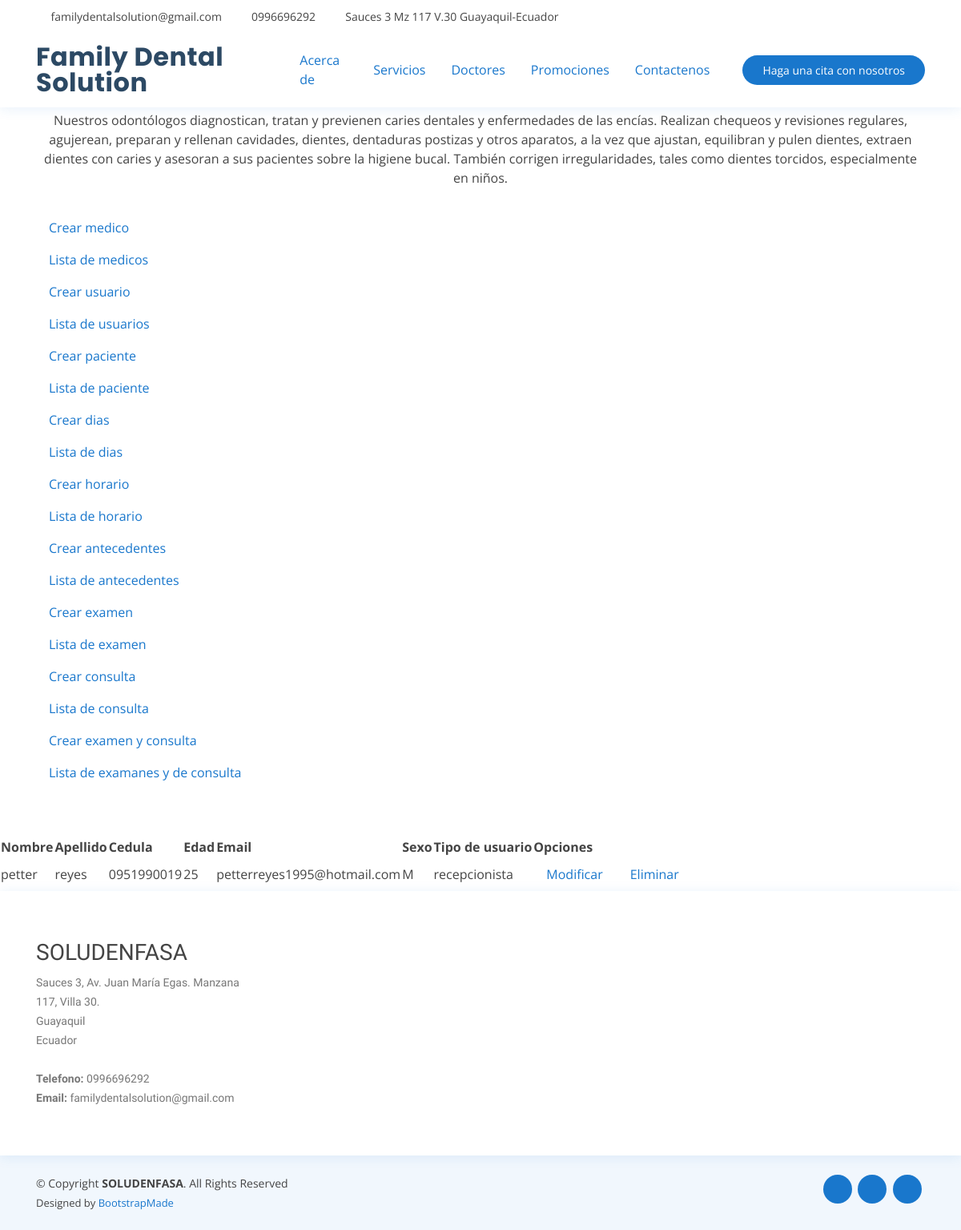
/medicos/usuario/, run on an earlier commit of the app's database.
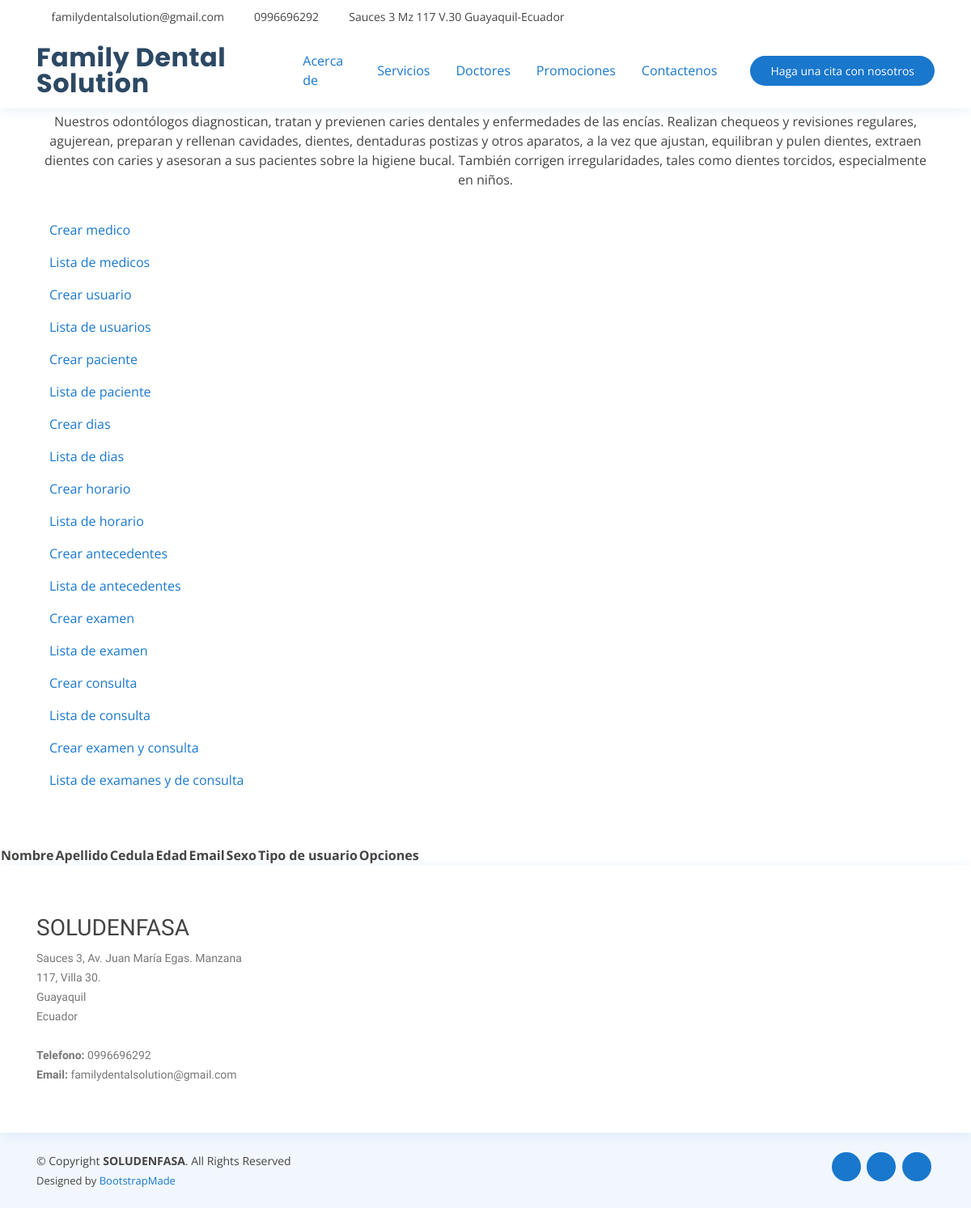
And on a later commit of the database.
### medicos/models.py (models this page shows, shortened)
class Usuario(models.Model):
    nombre = models.CharField(blank=False, max_length=200)
    apellido = models.CharField(max_length=200)
    cedula = models.CharField(max_length=200)
    edad = models.IntegerField()
    email = models.EmailField()
    sexo = models.CharField(max_length=1)
    tipousuario = models.CharField(max_length=200)
    estado = models.IntegerField(default=1)  # 1 si esta activo y 2 si esta eliminado
    created = models.DateTimeField(auto_now_add=True)
    updated = models.DateTimeField(auto_now=True)
    class Meta:
        db_table = "tr_usuario"
        verbose_name = "usuario"
        verbose_name_plural = "usuarios"

### medicos/views.py (the view)
# urls.py: path('usuario/', views.consultarusuario, name="usuario"),
def consultarusuario(request, plantilla="consultarusuario.html"):
    usuario = Usuario.objects.all()
    data = {
        'usuario':usuario
    }
    return render(request, plantilla, data)

### medicos/templates/consultarusuario.html
{% extends "crearusuario.html" %}
{% load static %}
{% block content %}
    <table>
        <tr>
            <th>Nombre</th>
            <th>Apellido</th>
            <th>Cedula</th>
            <th>Edad</th>
            <th>Email</th>
            <th>Sexo</th>
            <th>Tipo de usuario</th>
            <th>Opciones</th>
        </tr>
        {% for p in usuario %}
        <tr>
            <td>{{ p.nombre }}</td>
            <td>{{ p.apellido }}</td>
            <td>{{ p.cedula }}</td>
            <td>{{ p.edad }}</td>
            <td>{{ p.email }}</td>
            <td>{{ p.sexo }}</td>
            <td>{{ p.tipousuario }}</td>
            <td><a class="nav-link" href="{% url 'modificarusuario' p.id %}">Modificar</a></td>
            <td><a class="nav-link" href="{% url 'eliminarusuario' p.id %}">Eliminar</a></td>
        </tr>
         {% endfor %}
    </table>
  {% endblock %}

What changed in the data, as far as the page shows it:
removed Usuario: nombre "petter", apellido "reyes", cedula "0951990019", edad "25", email "petterreyes1995@hotmail.com", sexo "M", tipousuario "recepcionista"
